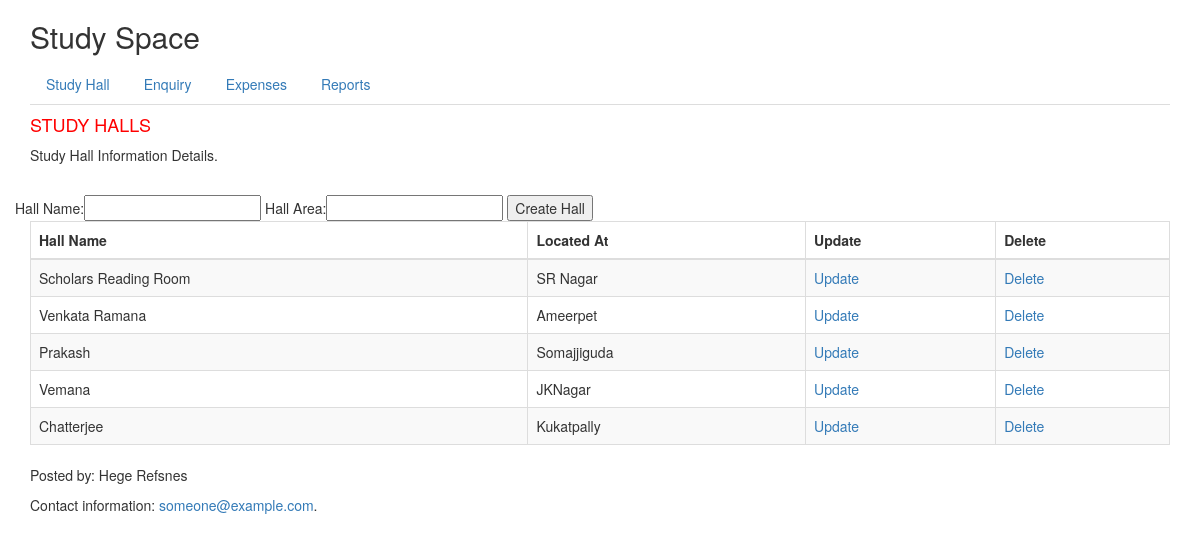
/studyhalls/, run on an earlier commit of the app's database.
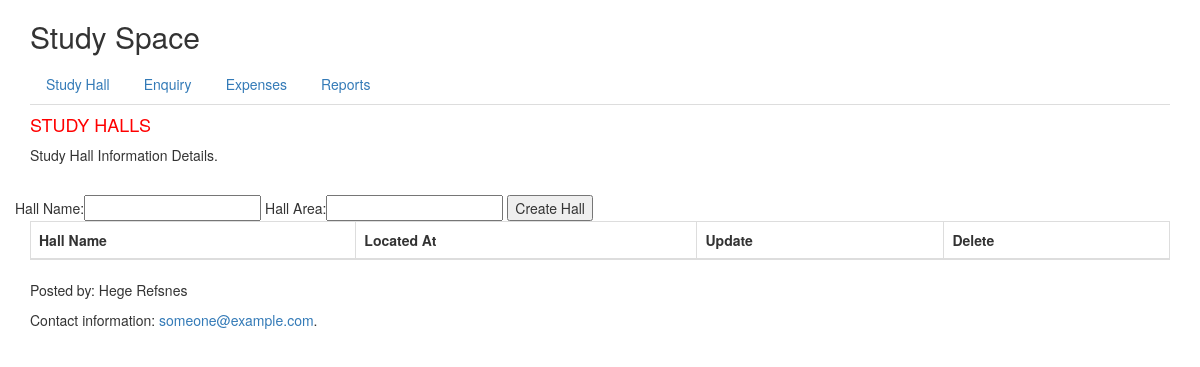
And on a later commit of the database.
### app1/models.py (models this page shows, shortened)
class NameModel(models.Model):
	name = models.CharField(max_length=250, unique=True)
	class Meta:
		abstract=True

class StudyHall(NameModel):
	area=models.TextField(max_length=250)

### app1/views.py (the view)
# urls.py: url(r'^studyhalls/', viewstudyhalls),
def viewstudyhalls(request):
	data=request.POST
	if request.method == "POST":
		hall=StudyHall(name=data.get("hall_name"),area=data.get("hall_area"))
		hall.save()
	studyhalls = StudyHall.objects.all()
	return render(request, "app1/studyhall.html", {"datahalls":studyhalls})

### app1/templates/app1/studyhall.html
{% extends "app1/base.html" %}
{% block pageheader %}
STUDY HALLS
{% endblock %}
{% block content %}
      <p>Study Hall Information Details.</p><br>
      <div class="row">
        <form method="post">{% csrf_token %}
          Hall Name:<input type="text" name="hall_name">
          Hall Area:<input type="text" name="hall_area">
          <input type="submit" name="studyhall" value="Create Hall">
        </form>
      </div>
      <div>
      <table id="example" class="table table-striped table-bordered" style="width:100%">
        <thead>
            <tr><th> Hall Name </th>
                <th> Located At </th>
                <th> Update </th>
                <th> Delete </th>
            </tr>
        </thead>
        <tbody>
            {% for hall in datahalls%}
            <tr><td>{{hall.name}}</td>
                <td>{{hall.area}}</td>
                <td><a href="/hall_update/{{hall.id}}/">Update</td>
                <td><a href="/hall_delete/{{hall.id}}/">Delete</td>
              </tr>
            {% endfor %}
        </tbody>
      </table>
 {% endblock %}

### app1/templates/app1/base.html (shortened to what this page needs)
<!DOCTYPE html>
<html lang="en">
  <head>
  <link rel="stylesheet" href="https://maxcdn.bootstrapcdn.com/bootstrap/3.3.7/css/bootstrap.min.css">
  <link rel="stylesheet" type="text/css" href="https://maxcdn.bootstrapcdn.com/bootstrap/3.3.7/css/bootstrap.min.css">
  <link rel="stylesheet" type="text/css" href="https://cdn.datatables.net/1.10.19/css/dataTables.bootstrap.min.css">
</head>
<body>
<div class="container">
  <h2>Study Space</h2>
  {% block menu %}
  <ul class="nav nav-tabs">
    <li><a href="/studyhalls/">Study Hall</a></li>
    <li><a href="/enquiries/">Enquiry</a></li>
    <li><a href="#menu3">Expenses</a></li>
    <li><a href="/reports/">Reports</a></li>
  </ul>
  {% endblock %}
  <h4 style="color:red">
  {% block pageheader %}
  {% endblock %}
  </h4>
  <div class="border border-success">
  {% block content %}{% endblock %}
  </div>
  <footer>
  <p>Posted by: Hege Refsnes</p>
  <p>Contact information: <a href="mailto:someone@example.com">
  someone@example.com</a>.</p>
  </footer>

What changed in the data, as far as the page shows it:
removed StudyHall: name "Scholars Reading Room", area "SR Nagar"
removed StudyHall: name "Venkata Ramana", area "Ameerpet"
removed StudyHall: name "Prakash", area "Somajjiguda"
removed StudyHall: name "Vemana", area "JKNagar"
removed StudyHall: name "Chatterjee", area "Kukatpally"
